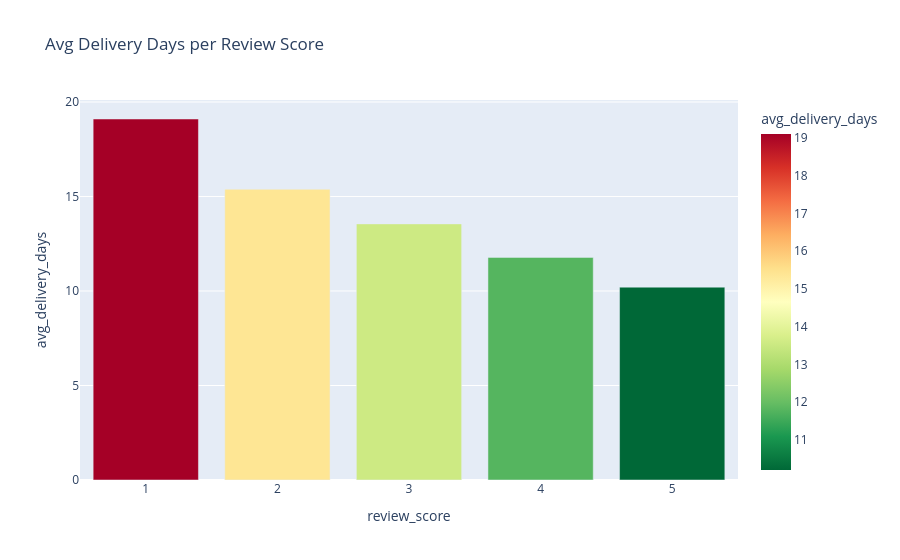

Write notebook code for a chart like this one.
### Code cell
delivery_vs_review = master.groupby('review_score')['delivery_days'].mean().reset_index()
delivery_vs_review.columns = ['review_score', 'avg_delivery_days']

fig = px.bar(delivery_vs_review, x='review_score', y='avg_delivery_days',
    title='Avg Delivery Days per Review Score',
    color='avg_delivery_days', color_continuous_scale='RdYlGn_r')
fig.show()

delivery_vs_review.to_csv('../data/processed/review_vs_delivery.csv', index=False)
print("Saved review_vs_delivery.csv")

### Figure 1 — Plotly figure (JSON) as saved in the notebook; plotly's stock layout.template omitted (floating-point values rounded to 4 significant figures)
{"data": [{"hovertemplate": "review_score=%{x}<br>avg_delivery_days=%{marker.color}<extra></extra>", "legendgroup": "", "marker": {"color": [19.1, 15.38, 13.55, 11.78, 10.2], "coloraxis": "coloraxis", "pattern": {"shape": ""}}, "name": "", "orientation": "v", "showlegend": false, "textposition": "auto", "type": "bar", "x": [1.0, 2.0, 3.0, 4.0, 5.0], "xaxis": "x", "y": [19.1, 15.38, 13.55, 11.78, 10.2], "yaxis": "y"}], "layout": {"barmode": "relative", "coloraxis": {"autocolorscale": false, "colorbar": {"title": {"text": "avg_delivery_days"}}, "colorscale": [[0, "rgb(0,104,55)"], [0.1, "rgb(26,152,80)"], [0.2, "rgb(102,189,99)"], [0.3, "rgb(166,217,106)"], [0.4, "rgb(217,239,139)"], [0.5, "rgb(255,255,191)"], [0.6, "rgb(254,224,139)"], [0.7, "rgb(253,174,97)"], [0.8, "rgb(244,109,67)"], [0.9, "rgb(215,48,39)"], [1, "rgb(165,0,38)"]]}, "legend": {"tracegroupgap": 0}, "title": {"text": "Avg Delivery Days per Review Score"}, "xaxis": {"anchor": "y", "domain": [0, 1], "title": {"text": "review_score"}}, "yaxis": {"anchor": "x", "domain": [0, 1], "title": {"text": "avg_delivery_days"}}}}
